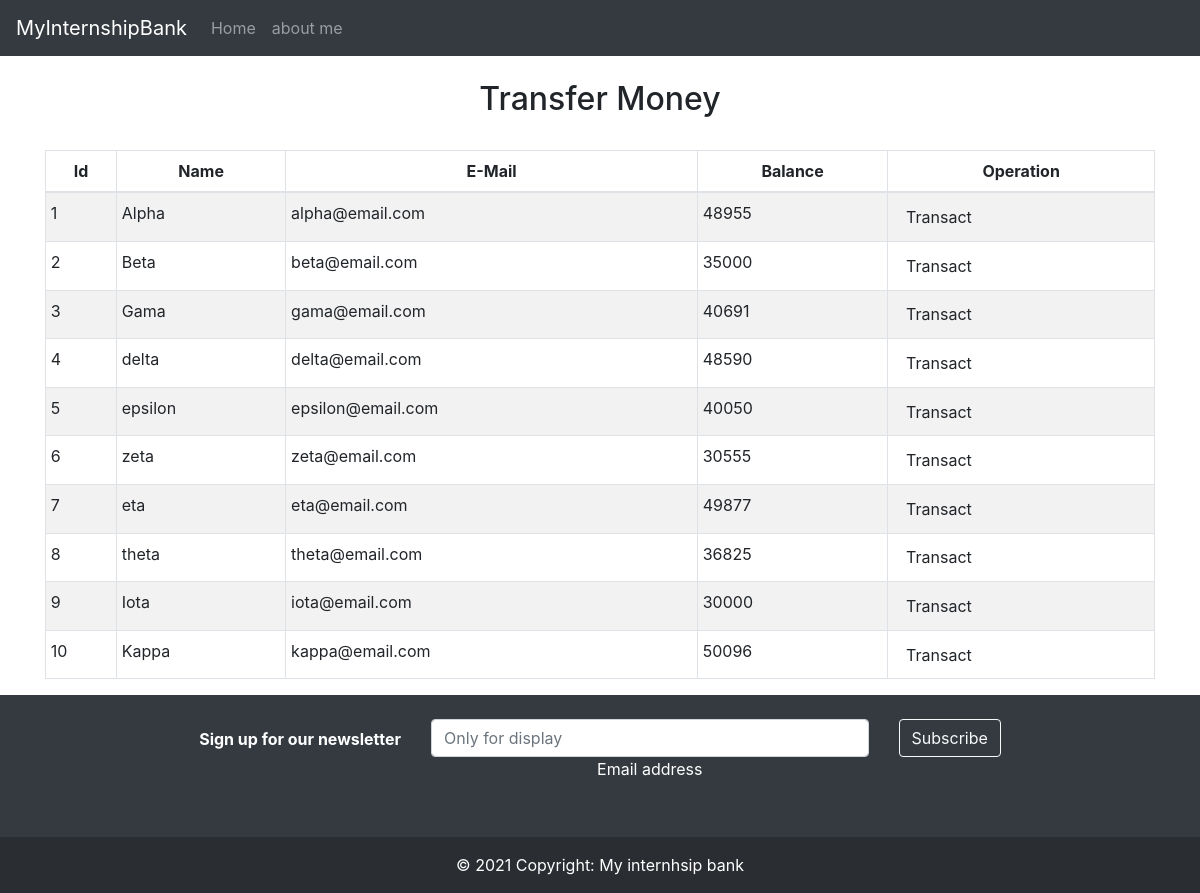
The app's page /transfermoney.php with its own data.
### tables this page shows
CREATE TABLE `users` (
  `id` int(3) NOT NULL,
  `name` text NOT NULL,
  `email` varchar(30) NOT NULL,
  `balance` int(8) NOT NULL
);

### transfermoney.php (the view, shortened to what this page needs)
<!DOCTYPE html>
<html lang="en">
<head>
    <link rel="stylesheet" href="https://stackpath.bootstrapcdn.com/bootstrap/4.3.1/css/bootstrap.min.css">
</head>
<body>
<?php
    include 'config.php';
    $sql = "SELECT * FROM users";
    $result = mysqli_query($conn,$sql);
?>
<nav class="navbar navbar-expand-lg navbar-dark bg-dark">
  <a class="navbar-brand" href="index.php">MyInternshipBank</a>
  <div class="collapse navbar-collapse" id="navbarNavAltMarkup">
    <div class="navbar-nav">
      <a class="nav-item nav-link" href="index.php">Home</a>
      <a class="nav-item nav-link" href="aboutme.php">about me</a>
    </div>
  </div>
</nav>
<div class="container">
        <h2 class="text-center pt-4">Transfer Money</h2>
        <br>
            <div class="row">
                <div class="col">
                    <div class="table-responsive-sm">
                    <table class="table table-hover table-sm table-striped table-condensed table-bordered">
                        <thead>
                            <tr>
                            <th scope="col" class="text-center py-2">Id</th>
                            <th scope="col" class="text-center py-2">Name</th>
                            <th scope="col" class="text-center py-2">E-Mail</th>
                            <th scope="col" class="text-center py-2">Balance</th>
                            <th scope="col" class="text-center py-2">Operation</th>
                            </tr>
                        </thead>
                        <tbody>
                <?php
                    while($rows=mysqli_fetch_assoc($result)){
                ?>
                    <tr>
                        <td class="py-2"><?php echo $rows['id'] ?></td>
                        <td class="py-2"><?php echo $rows['name']?></td>
                        <td class="py-2"><?php echo $rows['email']?></td>
                        <td class="py-2"><?php echo $rows['balance']?></td>
                        <td><a href="selecteduserdetail.php?id= <?php echo $rows['id'] ;?>"> <button type="button" class="btn">Transact</button></a></td>
                    </tr>
                <?php
                    }
                ?>
                        </tbody>
                    </table>
                    </div>
                </div>
            </div>
         </div>
<footer class="bg-dark text-center text-white">
  <div class="container p-4 pb-0">
    <section class="">
      <form action="">
        <div class="row d-flex justify-content-center">
          <div class="col-auto">
            <p class="pt-2">
              <strong>Sign up for our newsletter</strong>
            </p>
          </div>
          <div class="col-md-5 col-12">
            <div class="form-outline form-white mb-4">
              <input type="email" id="form5Example2" class="form-control" placeholder="Only for display"/>
              <label class="form-label" for="form5Example2">Email address</label>
            </div>
          </div>
          <div class="col-auto">
            <button type="submit" class="btn btn-outline-light mb-4">
              Subscribe
            </button>
          </div>
        </div>
      </form>
    </section>
  </div>
  <div class="text-center p-3" style="background-color: rgba(0, 0, 0, 0.2);">
    © 2021 Copyright: My internhsip bank
  </div>
</footer>
</body>
</html>

### records on screen
users: id "1", name "Alpha", email "alpha@email.com", balance "48955"
users: id "2", name "Beta", email "beta@email.com", balance "35000"
users: id "3", name "Gama", email "gama@email.com", balance "40691"
users: id "4", name "delta", email "delta@email.com", balance "48590"
users: id "5", name "epsilon", email "epsilon@email.com", balance "40050"
users: id "6", name "zeta", email "zeta@email.com", balance "30555"
users: id "7", name "eta", email "eta@email.com", balance "49877"
users: id "8", name "theta", email "theta@email.com", balance "36825"
users: id "9", name "Iota", email "iota@email.com", balance "30000"
users: id "10", name "Kappa", email "kappa@email.com", balance "50096"
